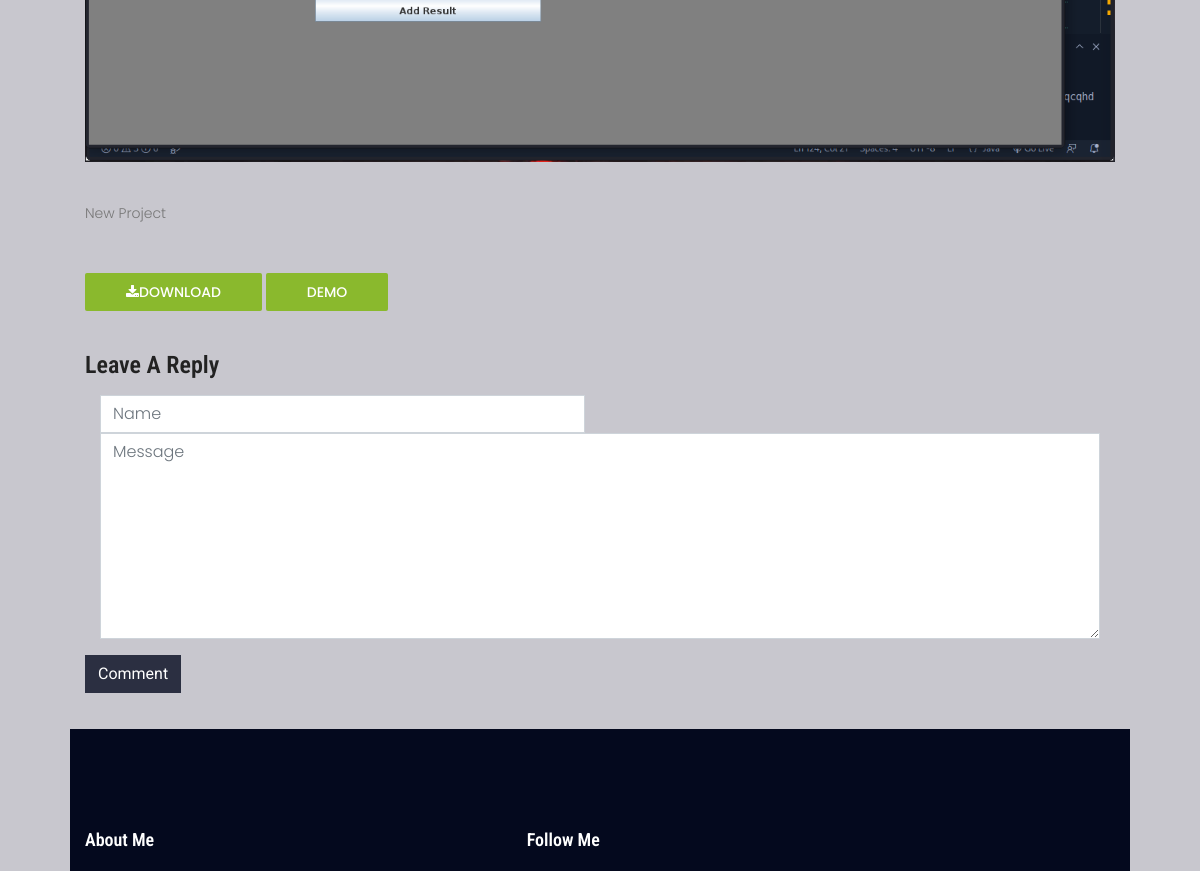
The app's page /projects/view/First Project/ (middle part), older data.
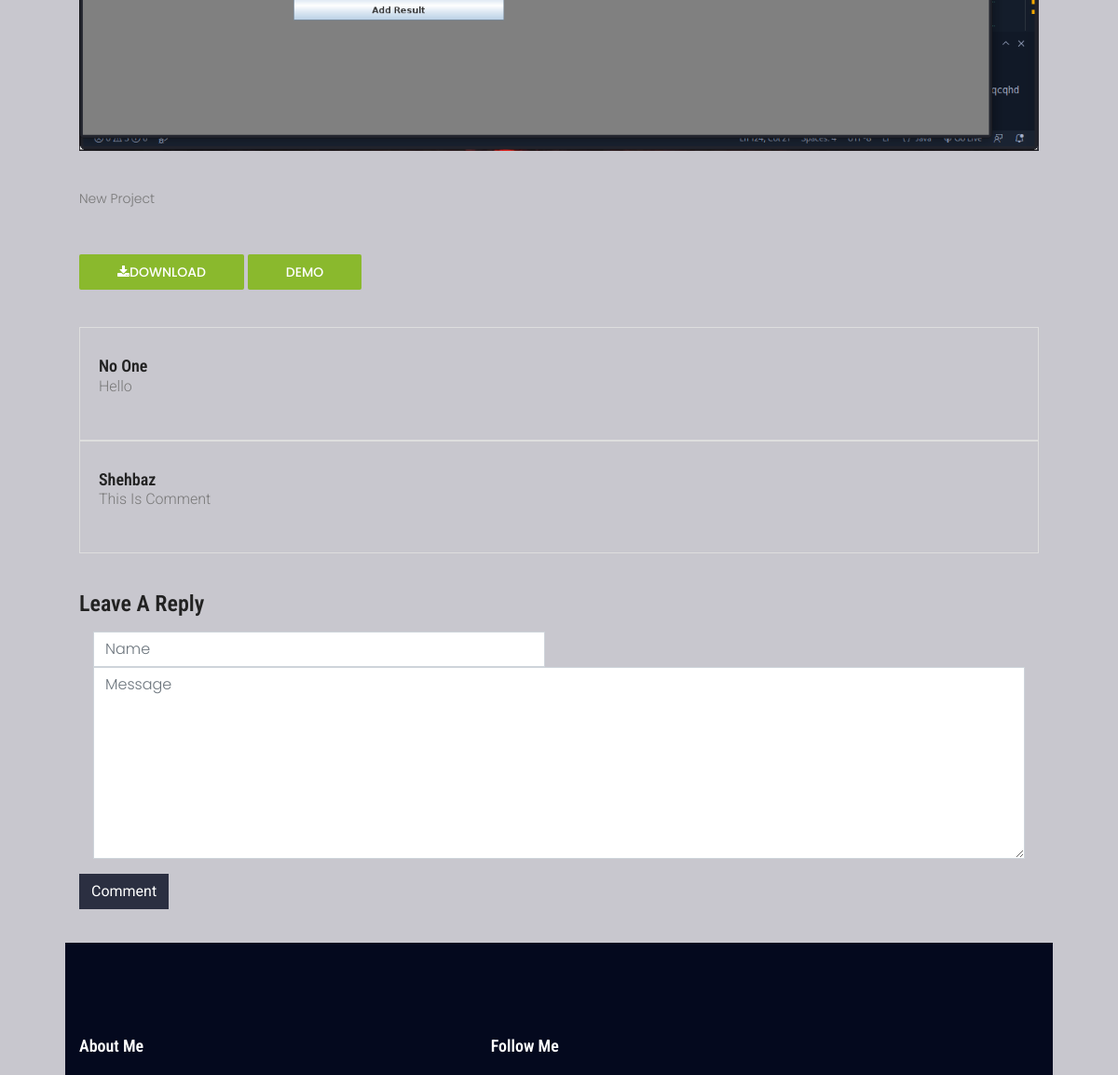
The same page, newer data.
### projects/models.py (models this page shows, shortened)
class ProjectComments(models.Model):
    project = models.ForeignKey(Project, on_delete=models.CASCADE)
    comment = models.TextField()
    commentor = models.CharField(max_length=50)

### projects/views.py (the view)
# urls.py: path('view/<str:project_title>/',views.project, name='details'),
def project(request , project_title):
    projectDetails = get_object_or_404(Project, title=project_title)
    comments = ProjectComments.objects.filter(project = projectDetails.id)
    return render(request, 'project.html',{'projectDetail':projectDetails, 'comments':comments})

### templates/project.html (shortened to what this page needs)
{% extends 'base2.html' %}
{% load humanize %}
{% block body %}
<body>
    <section class="single-post">
        <div class="container">
            <div class="row">
                <div class="col-md-12">
                    <div class="post-img">
                        <img class="img-responsive" alt="" src="{{ projectDetail.image.url }}">
                    </div>
                    <div class="post-content">
                        {{ projectDetail.description | safe}}
                    </div>
                    <a href="{{ projectDetail.downlink }}" class="primary-btn text-uppercase mt-2" ><i class="fa fa-download"></i>Download</a>
                    <a href="{{ projectDetail.demolink }}" class="primary-btn text-uppercase mt-2" >Demo</a>
                </div>
            </div>
            <div class="row">
                <div class="col-md-12">
                    <div class="comments">
                        {% for comment in comments %}
                        <div class="media">
                            <div class="media-body">
                                <h4 class="media-heading">
                                {{ comment.commentor}}</h4>
                                <p>
                                {{ comment.comment }}
                                </p>
                            </div>
                            </div>
                            {% endfor %}
                    </div>
                    <div class="post-comment">
                        <h3>Leave a Reply</h3>
                        <form role="form" class="form-horizontal" action="{% url 'pcomment' %}" method="post">
                            <div class="form-group">
                                <div class="col-lg-6">
                                    <input type="text" name="comentor" class="col-lg-12 form-control" placeholder="Name">
                            </div>
                            <div class="form-group">
                                <div class="col-lg-12">
                                    <textarea class=" form-control" name="comment" rows="8" placeholder="Message"></textarea>
                                </div>
                            </div>
                            <p>
                                <button class="btn btn-send" type="submit">Comment</button>
                            </p>
                        </form>
                    </div>
                </div>
            </div>
        </div>
    </section>
{% endblock body %}

Row changes from the older to the newer data that the page shows:
added ProjectComments: commentor "No One", comment "Hello"
added ProjectComments: commentor "Shehbaz", comment "This Is Comment"
